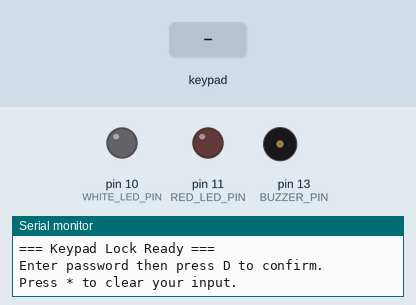
Simulated run of this sketch. Board: Arduino Nano, built with avr-gcc and run on an emulated ATmega328P. Parts: output pins drawn as LEDs (lit = HIGH), buzzer (waves = sounding), the last lines printed to the serial monitor. Dashed ring = blinking. The inputs (shaded band) are chosen by the test bench.

Above: at 1.8 s.
1.9 s: key '1' pressed
At 2.04 s:
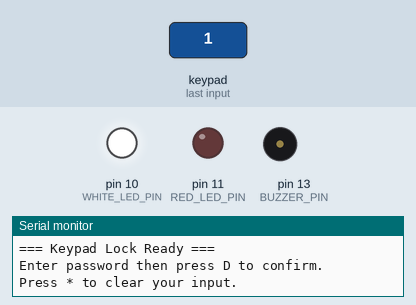
3.4 s: keypad keys 1 4 7 0 D pressed 0.4 s apart
At 6.16 s:
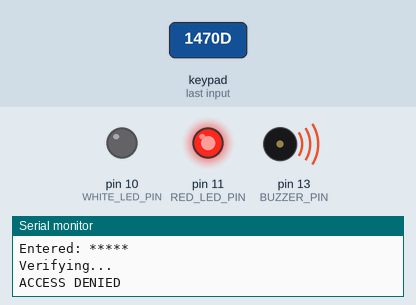
7.1 s: key 'A' pressed
At 8.3 s:
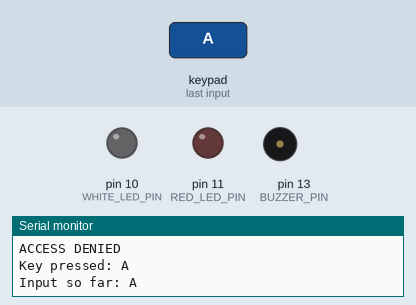
9.4 s: keypad keys 1 4 7 0 # pressed 0.4 s apart
At 9.54 s:
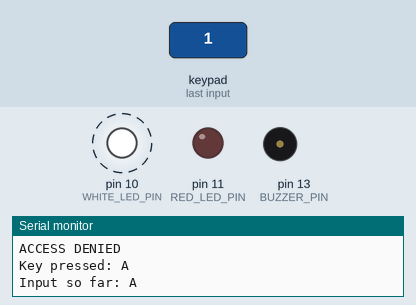
12.9 s: key 'B' pressed
At 14.1 s:
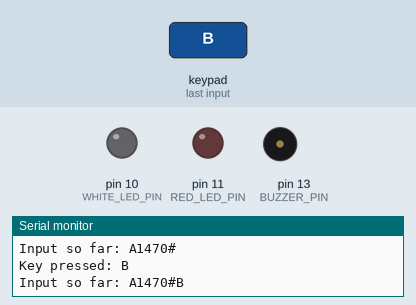
14.6 s: keypad keys 1 4 7 0 * pressed 0.4 s apart
At 14.9 s:
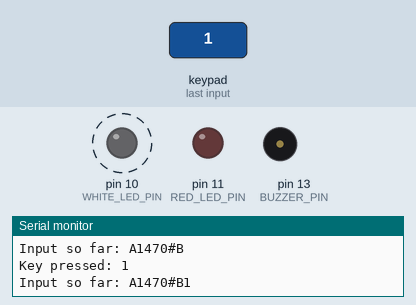
Timing chart, 0 to 17.8 s (numbered marks = the images above; inputs shaded):
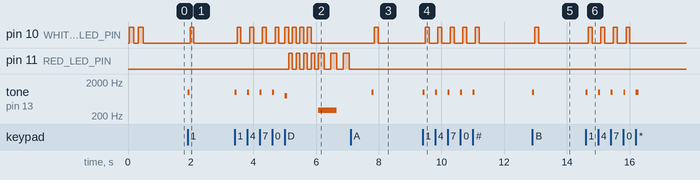

Measured:
- after the input at 1.9 s, pin 10 (WHITE_LED_PIN): LOW → HIGH after 0.08 s, → LOW 0.12 s later; tone on pin 13 (BUZZER_PIN): silent → 1000 Hz at once, → silent 0.06 s later
- after the input at 3.4 s, pin 10 (WHITE_LED_PIN): goes 3 × (HIGH 0.12 s, LOW 0.28 s), HIGH 0.12 s, LOW 0.19 s, 3 × (HIGH 0.12 s, LOW 0.12 s), HIGH 0.12 s, then LOW, starting after 0.08 s; pin 11 (RED_LED_PIN): LOW → HIGH after 1.7 s, then repeats every 0.40 s: HIGH 0.20 s, LOW 0.20 s
- after the input at 7.1 s, pin 10 (WHITE_LED_PIN): LOW → HIGH after 0.76 s, → LOW 0.12 s later; tone on pin 13 (BUZZER_PIN): silent → 1000 Hz after 0.68 s, → silent 0.06 s later
- after the input at 9.4 s, pin 10 (WHITE_LED_PIN): alternates HIGH for 0.12 s and LOW for 0.28 s, 10 changes in all, then stays LOW, starting after 0.08 s; tone on pin 13 (BUZZER_PIN): alternates 1000 Hz for 0.06 s and silent for 0.34 s, 10 changes in all, then stays silent, starting at once
- after the input at 12.9 s, pin 10 (WHITE_LED_PIN): LOW → HIGH after 0.08 s, → LOW 0.12 s later; tone on pin 13 (BUZZER_PIN): silent → 1000 Hz at once, → silent 0.06 s later
- after the input at 14.6 s, pin 10 (WHITE_LED_PIN): alternates HIGH for 0.12 s and LOW for 0.28 s, 8 changes in all, then stays LOW, starting after 0.08 s; tone on pin 13 (BUZZER_PIN): alternates 1000 Hz for 0.06 s and silent for 0.34 s, 10 changes in all, then stays silent, starting at once

The sketch:

keypad_lock3.ino
```cpp
// ============================================================
//  Keypad Password Lock
//  Board  : Arduino Nano
//  Keypad : 4x4 matrix (R1-R4 → D2-D5, C1-C4 → D6-D9)
//  White LED : D10 (correct password + keypress flash)
//  Red LED   : D11 (wrong password)
//  Buzzer    : D13
//  Confirm   : D key
//  Clear     : * key
// ============================================================

#include <Keypad.h>

#define WHITE_LED_PIN  10
#define RED_LED_PIN    11
#define BUZZER_PIN     13

const String CORRECT_PASSWORD = "1470";

const byte ROWS = 4;
const byte COLS = 4;

char keys[ROWS][COLS] = {
  { '1', '2', '3', 'A' },
  { '4', '5', '6', 'B' },
  { '7', '8', '9', 'C' },
  { '*', '0', '#', 'D' }
};

byte rowPins[ROWS] = { 2, 3, 4, 5 };
byte colPins[COLS] = { 6, 7, 8, 9 };

Keypad keypad = Keypad(makeKeymap(keys), rowPins, colPins, ROWS, COLS);

String inputPassword = "";

void setup() {
  pinMode(WHITE_LED_PIN, OUTPUT);
  pinMode(RED_LED_PIN,   OUTPUT);
  pinMode(BUZZER_PIN,    OUTPUT);

  Serial.begin(9600);
  Serial.println("=== Keypad Lock Ready ===");
  Serial.println("Enter password then press D to confirm.");
  Serial.println("Press * to clear your input.");

  blinkLED(WHITE_LED_PIN, 2, 150);
}

void loop() {
  char key = keypad.getKey();
  if (!key) return;

  if (key == '*') {
    inputPassword = "";
    Serial.println("Input cleared.");
    beep(100);
    return;
  }

  if (key == 'D') {
    Serial.print("Entered: ");
    for (int i = 0; i < inputPassword.length(); i++) Serial.print('*');
    Serial.println();

    // ── Cinematic verify blink (both LEDs together) ──
    verifyingAnimation();

    if (inputPassword == CORRECT_PASSWORD) {
      accessGranted();
    } else {
      accessDenied();
    }

    inputPassword = "";
    delay(500);
    while (keypad.getKey()) {}
    return;
  }

  inputPassword += key;

  beep(60);
  delay(80);
  digitalWrite(WHITE_LED_PIN, HIGH);
  delay(120);
  digitalWrite(WHITE_LED_PIN, LOW);

  Serial.print("Key pressed: ");
  Serial.println(key);
  Serial.print("Input so far: ");
  Serial.println(inputPassword);
}

// ── Verifying animation: LEDs alternate one after another ────
void verifyingAnimation() {
  Serial.println("Verifying...");
  tone(BUZZER_PIN, 800, 80);
  for (int i = 0; i < 4; i++) {
    // White first
    digitalWrite(WHITE_LED_PIN, HIGH);
    digitalWrite(RED_LED_PIN,   LOW);
    delay(120);
    // Then red
    digitalWrite(WHITE_LED_PIN, LOW);
    digitalWrite(RED_LED_PIN,   HIGH);
    delay(120);
  }
  // Both off at end
  digitalWrite(WHITE_LED_PIN, LOW);
  digitalWrite(RED_LED_PIN,   LOW);
  noTone(BUZZER_PIN);
  delay(100);
}

// ── Access granted ───────────────────────────────────────────
void accessGranted() {
  Serial.println("ACCESS GRANTED");

  digitalWrite(WHITE_LED_PIN, HIGH);
  successTone();
  delay(3000);
  digitalWrite(WHITE_LED_PIN, LOW);
}

// ── Access denied ─────────────────────────────────────────────
void accessDenied() {
  Serial.println("ACCESS DENIED");

  // Start tone and blink simultaneously
  tone(BUZZER_PIN, 300, 600);
  blinkLED(RED_LED_PIN, 3, 200);
  noTone(BUZZER_PIN);
}

// ── Sound helpers ────────────────────────────────────────────
void beep(int duration) {
  tone(BUZZER_PIN, 1000, duration);
}

void successTone() {
  tone(BUZZER_PIN, 1200, 150); delay(180);
  tone(BUZZER_PIN, 1800, 250); delay(280);
  noTone(BUZZER_PIN);
}

// ── LED helper ────────────────────────────────────────────────
void blinkLED(int pin, int times, int ms) {
  for (int i = 0; i < times; i++) {
    digitalWrite(pin, HIGH);
    delay(ms);
    digitalWrite(pin, LOW);
    delay(ms);
  }
}
```
